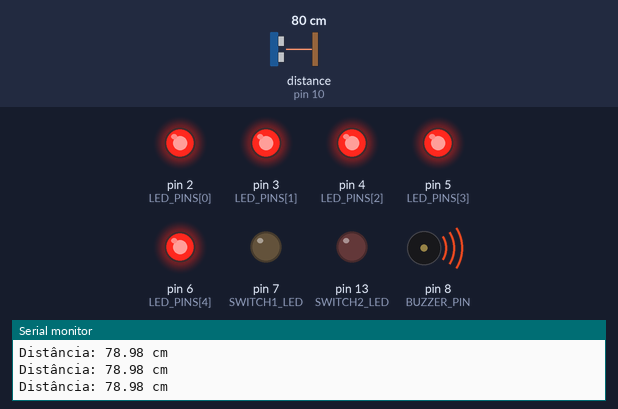
Simulated run of this sketch. Board: Arduino Mega 2560, built with avr-gcc and run on an emulated ATmega2560. Shown: output pins drawn as LEDs (lit = HIGH), buzzer (waves = sounding), the last lines printed to the serial monitor. Wiring (from diagram.json): ultrasonic range finder: trigger pin 9; echo pin 10. Dashed ring = blinking. The test bench sets the inputs (shaded band); at power-on: distance to the obstacle (sensor on pin 10) 80 cm. The echo pulse lasts 58.3 µs per cm; pins used as bus, display or sensor lines are not drawn.

Above: at 1.2 s.
1.3 s: distance to the obstacle (sensor on pin 10) set to 97 cm
2.8 s: distance to the obstacle (sensor on pin 10) set to 107 cm
At 5.7 s:
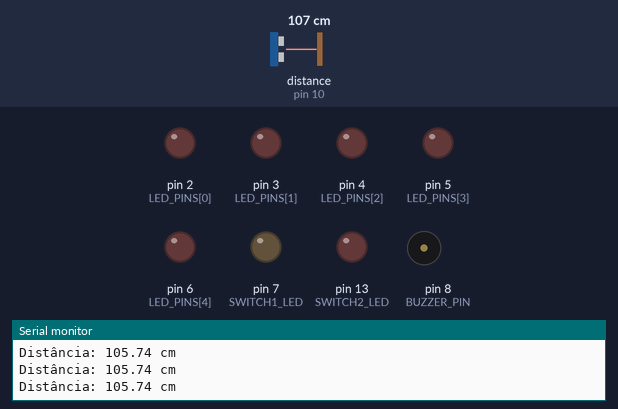
5.8 s: distance to the obstacle (sensor on pin 10) set to 250 cm
At 7.4 s:
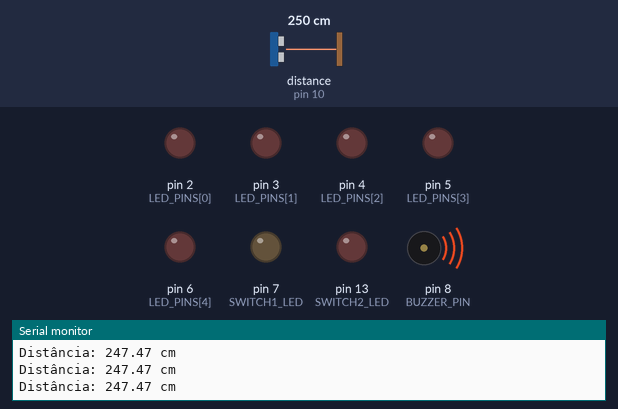
8.8 s: distance to the obstacle (sensor on pin 10) set to 206 cm
11.8 s: distance to the obstacle (sensor on pin 10) set to 199 cm
At 14.6 s:
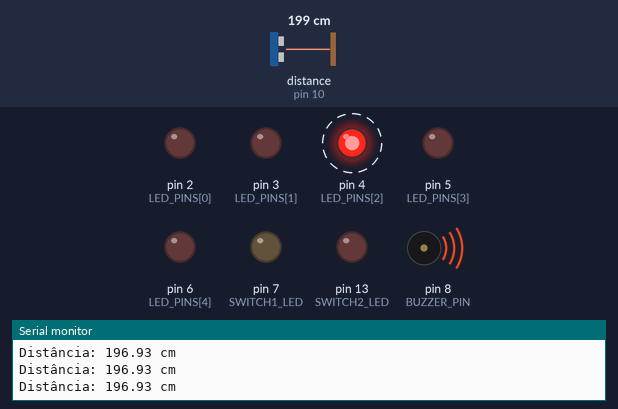
14.8 s: distance to the obstacle (sensor on pin 10) set to 2 cm
At 15.6 s:
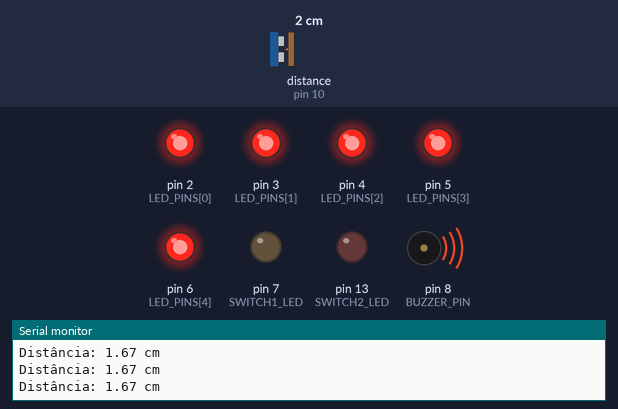
Timing chart, 0 to 17.3 s (numbered marks = the images above; inputs shaded):
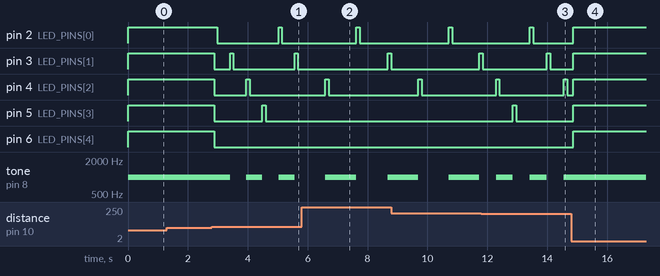

Measured:
- the behaviour switches between 101 and 102 cm on distance to the obstacle (sensor on pin 10) (found by bisection; images 0 and 1)
- the behaviour switches between 203 and 202 cm on distance to the obstacle (sensor on pin 10) (found by bisection; images 2 and 3)
- after the input at 2.8 s, pin 2 (LED_PINS[0]): HIGH → LOW after 0.19 s, → HIGH 2.0 s later, → LOW 0.11 s later; pin 3 (LED_PINS[1]): goes LOW 0.54 s, HIGH 0.11 s, LOW 2.0 s, HIGH 0.11 s, then LOW, starting after 0.08 s
- after the input at 5.8 s, pin 5 (LED_PINS[3]): stays LOW (without the input it goes to HIGH after 0.84 s)
- after the input at 11.8 s, pin 5 (LED_PINS[3]): LOW → HIGH after 1.1 s, → LOW 0.11 s later
- after the input at 14.8 s, pin 6 (LED_PINS[4]): LOW → HIGH after 0.08 s; tone on pin 8 (BUZZER_PIN): stops changing and stays 1000 Hz

The sketch:

sketch.ino
```cpp
/*
 * Sistema de Detecção de Alvo
 *
 * Autores:
 * Enrique Mari Clavecilla Labre, 202408380501, TA
 * Bernardo Casanovas Linhares, 202407085879, TA
 * Sabrina Herdy Marenga, 202407095951, TP
 * Anderson Lima de Araujó Junior, 202408573421, TA
 */

// Pinos do sensor e buzzer
const int TRIG_PIN = 9;
const int ECHO_PIN = 10;
const int BUZZER_PIN = 8;

// Pinos dos LEDs de distância
const int LED_PINS[] = {2, 3, 4, 5, 6};
const int NUM_LEDS = 5;

// Chaves de controle
const int SWITCH1_PIN = 11;
const int SWITCH2_PIN = 12;

// LEDs indicadores de chave
const int SWITCH1_LED = 7;
const int SWITCH2_LED = 13;

// Limiares em cm
const int DISTANCE_4M = 400;
const int DISTANCE_2M = 200;
const int DISTANCE_1M = 100;

// Temporizações (em ms)
const unsigned long BLINK_SLOW = 1000;
const unsigned long BLINK_FAST = 500;

// Estado do sistema
bool systemEnabled = false;
bool soundEnabled = true;

// Controle de tempo
unsigned long lastLEDToggle = 0;
unsigned long lastBuzzerToggle = 0;
int currentLED = 0;
bool buzzerState = false;

void setup() {
  Serial.begin(9600);
  Serial.println("Sistema de Detecção de Alvo Inicializado");

  pinMode(TRIG_PIN, OUTPUT);
  pinMode(ECHO_PIN, INPUT);
  pinMode(BUZZER_PIN, OUTPUT);

  for (int i = 0; i < NUM_LEDS; i++) {
    pinMode(LED_PINS[i], OUTPUT);
    digitalWrite(LED_PINS[i], LOW);
  }

  pinMode(SWITCH1_PIN, INPUT_PULLUP);
  pinMode(SWITCH2_PIN, INPUT_PULLUP);
  pinMode(SWITCH1_LED, OUTPUT);
  pinMode(SWITCH2_LED, OUTPUT);
}

float getDistance() {
  digitalWrite(TRIG_PIN, LOW);
  delayMicroseconds(2);
  digitalWrite(TRIG_PIN, HIGH);
  delayMicroseconds(10);
  digitalWrite(TRIG_PIN, LOW);

  float duration = pulseIn(ECHO_PIN, HIGH);
  float distance = duration * 0.034 / 2; // em cm
  return distance;
}

void handleLEDs(float distance) {
  unsigned long interval = (distance > DISTANCE_2M) ? BLINK_SLOW : BLINK_FAST;
  int activeLEDs = (distance > DISTANCE_2M) ? 3 : 4;

  // Todos os LEDs desligados por padrão
  for (int i = 0; i < NUM_LEDS; i++) {
    digitalWrite(LED_PINS[i], LOW);
  }

  if (distance > DISTANCE_4M) return;

  if (distance > DISTANCE_1M) {
    // Piscar LEDs alternadamente
    if (millis() - lastLEDToggle >= interval) {
      lastLEDToggle = millis();
      for (int i = 0; i < activeLEDs; i++) {
        digitalWrite(LED_PINS[i], LOW);
      }
      digitalWrite(LED_PINS[currentLED], HIGH);
      currentLED = (currentLED + 1) % activeLEDs;
    }
  } else {
    // Abaixo de 1m: todos acesos
    for (int i = 0; i < NUM_LEDS; i++) {
      digitalWrite(LED_PINS[i], HIGH);
    }
  }
}

void handleBuzzer(float distance) {
  if (!soundEnabled || distance > DISTANCE_4M) {
    noTone(BUZZER_PIN);
    return;
  }

  if (distance > DISTANCE_2M) {
    // Som intermitente lento (2m - 4m)
    if (millis() - lastBuzzerToggle >= BLINK_SLOW) {
      lastBuzzerToggle = millis();
      buzzerState = !buzzerState;
      if (buzzerState) tone(BUZZER_PIN, 1000);
      else noTone(BUZZER_PIN);
    }
  } else if (distance > DISTANCE_1M) {
    // Som intermitente rápido (1m - 2m)
    if (millis() - lastBuzzerToggle >= BLINK_FAST) {
      lastBuzzerToggle = millis();
      buzzerState = !buzzerState;
      if (buzzerState) tone(BUZZER_PIN, 1000);
      else noTone(BUZZER_PIN);
    }
  } else {
    // Som contínuo (< 1m)
    tone(BUZZER_PIN, 1000);
  }
}

void loop() {

  float distance = getDistance();

  Serial.print("Distância: ");
  Serial.print(distance);
  Serial.println(" cm");

  handleLEDs(distance);
  handleBuzzer(distance);

  delay(100);
}
```
